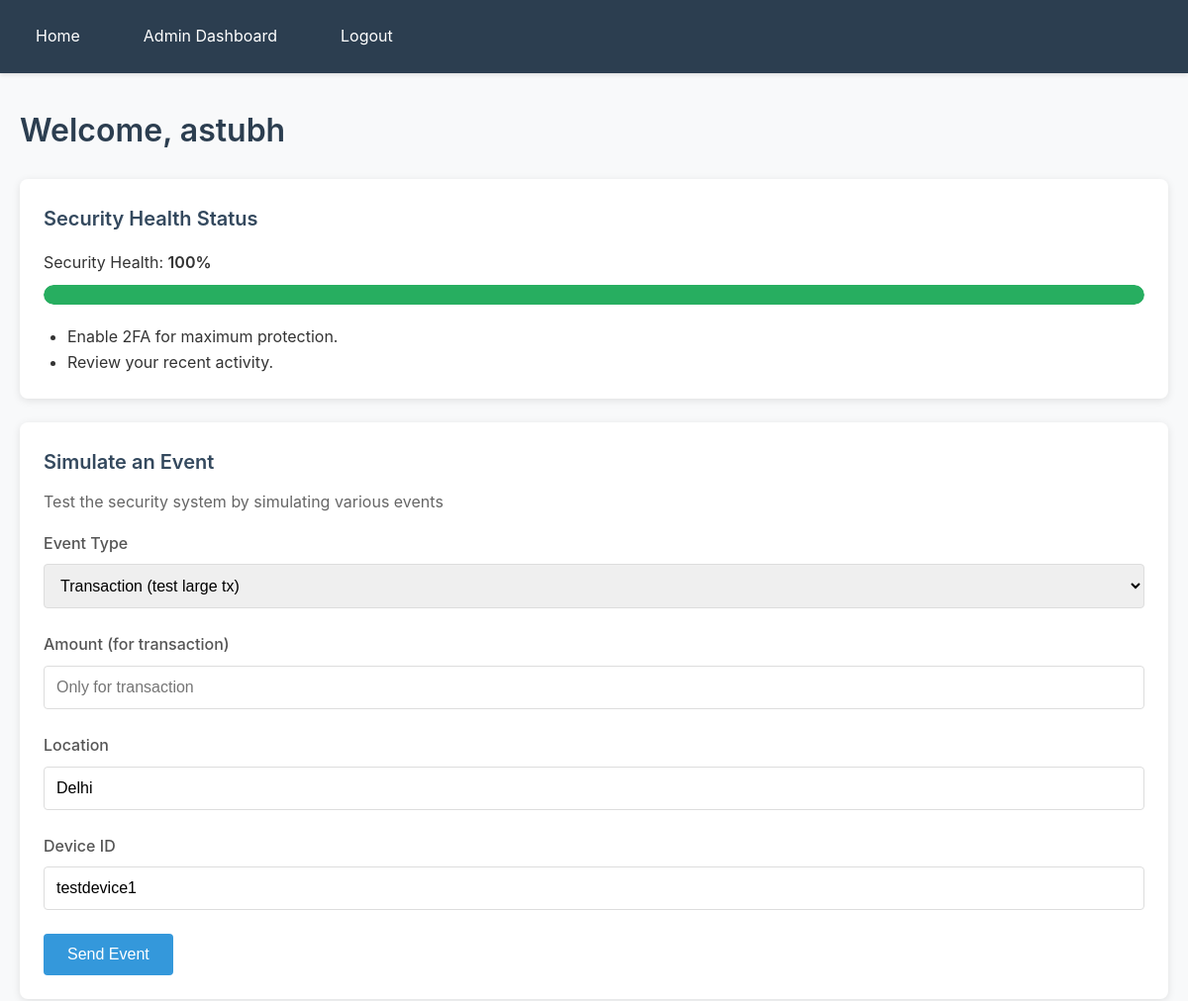
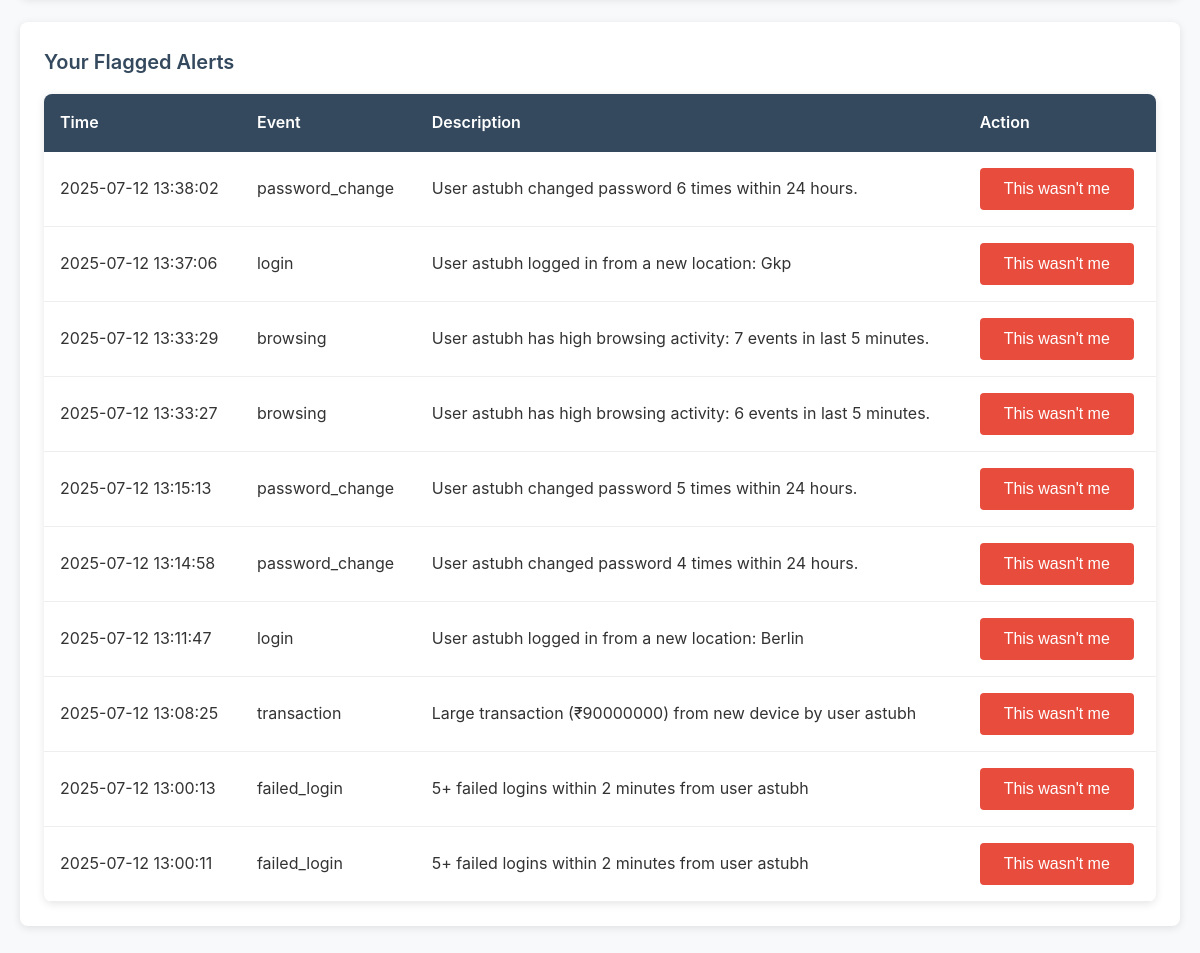
The app's page /member/ (signed in) with its own data (2 pictures, top to bottom).
### core/models.py (models this page shows, shortened)
class Alert(models.Model):
    SEVERITY_LEVELS = [
        ('low', 'Low'),
        ('medium', 'Medium'),
        ('high', 'High'),
    ]
    event = models.ForeignKey(Event, on_delete=models.CASCADE)
    detected_by = models.CharField(max_length=32)
    rule_name = models.CharField(max_length=64, blank=True)
    severity = models.CharField(max_length=16, choices=SEVERITY_LEVELS)
    description = models.TextField()
    created_at = models.DateTimeField(auto_now_add=True)
    resolved = models.BooleanField(default=False)
    action_taken = models.CharField(max_length=128, blank=True)
    user_disputed = models.BooleanField(default=False)

class Event(models.Model):
    EVENT_TYPES = [
        ('login', 'Login'),
        ('logout', 'Logout'),
        ('password_change', 'Password Change'),
        ('transaction', 'Transaction'),
        ('failed_login', 'Failed Login'),
        ('browsing', 'Browsing Activity'),
    ]
    user = models.ForeignKey(User, on_delete=models.CASCADE)
    device = models.ForeignKey(Device, null=True, blank=True, on_delete=models.SET_NULL)
    event_type = models.CharField(max_length=32, choices=EVENT_TYPES)
    timestamp = models.DateTimeField(auto_now_add=True)
    metadata = models.JSONField(default=dict)
    ip_address = models.GenericIPAddressField()
    location = models.CharField(max_length=128, blank=True)

### core/views.py (the view)
# urls.py: path('member/', member_dashboard, name='member-dashboard'),
@login_required
def member_dashboard(request):
    user = request.user
    high_alerts_count = Alert.objects.filter(
        event__user=user,
        severity="high",
        resolved=False
    ).count()
    score = max(0, 100 - high_alerts_count * 5)
    alerts = Alert.objects.filter(event__user=user).order_by('-created_at')[:10]
    trigger_message = request.GET.get("trigger_message", None)
    return render(
        request, "core/member_dashboard.html",
        {"alerts": alerts, "trigger_message": trigger_message, "security_score": score}
    )

### core/templates/core/member_dashboard.html (shortened to what this page needs)
{% extends "core/base.html" %}
{% block content %}
<h1>Welcome, {{ user.username }}</h1>
<div class="card">
    <h3>Security Health Status</h3>
    <div class="progress-container">
        <p style="margin-bottom: 0.5rem;">Security Health: <span class="fw-bold">{{security_score}}%</span></p>
        <progress value="{{security_score}}" max="100"></progress>
    </div>
    <ul style="margin-top: 1rem; margin-left: 1.5rem;">
        <li>Enable 2FA for maximum protection.</li>
        <li>Review your recent activity.</li>
    </ul>
</div>
<div class="card">
    <h3>Simulate an Event</h3>
    <p style="color: #666; margin-bottom: 1rem;">Test the security system by simulating various events</p>
    <form method="post" action="{% url 'trigger-event' %}">
        <div class="form-group">
            <label for="event_type">Event Type</label>
            <select id="event_type" name="event_type">
                <option value="transaction">Transaction (test large tx)</option>
            </select>
        </div>
        <div class="form-group">
            <label for="amount">Amount (for transaction)</label>
            <input type="number" id="amount" name="amount" placeholder="Only for transaction">
        </div>
        <div class="form-group">
            <label for="location">Location</label>
            <input type="text" id="location" name="location" value="Delhi">
        </div>
        <div class="form-group">
            <label for="device_id">Device ID</label>
            <input type="text" id="device_id" name="device_id" value="testdevice1">
        </div>
        <button type="submit">Send Event</button>
    </form>
</div>
<div class="card">
    <h3>Your Flagged Alerts</h3>
    {% if alerts %}
    <div class="table-container">
        <table>
            <thead>
                <tr>
                    <th>Time</th>
                    <th>Event</th>
                    <th>Description</th>
                    <th>Action</th>
                </tr>
            </thead>
            <tbody>
                {% for alert in alerts %}
                <tr>
                    <td>{{ alert.created_at|date:"Y-m-d H:i:s" }}</td>
                    <td>{{ alert.event.event_type }}</td>
                    <td>{{ alert.description }}</td>
                    <td>
                        {% if not alert.user_disputed %}
                            <form method="post" action="{% url 'alert-not-me' alert.id %}" style="display: inline;">
                                <button type="submit" class="danger">This wasn't me</button>
                            </form>
                        {% else %}
                            <span class="text-success">Reported for review</span>
                        {% endif %}
                    </td>
                </tr>
                {% endfor %}
            </tbody>
        </table>
    </div>
    {% else %}
    <p style="color: #666; text-align: center; padding: 2rem;">No alerts at this time.</p>
    {% endif %}
</div>
{% endblock %}

### core/templates/core/base.html (style rules this page uses)
* { margin: 0; padding: 0; box-sizing: border-box; }
body { font-family: -apple-system, BlinkMacSystemFont, 'Segoe UI', Roboto, sans-serif; background-color: #f8f9fa; color: #333; line-height: 1.6; min-height: 100vh; }
h1 { color: #2c3e50; font-size: 2rem; margin-bottom: 1.5rem; font-weight: 600; }
h3 { color: #34495e; font-size: 1.25rem; margin-bottom: 0.75rem; font-weight: 600; }
.form-group { margin-bottom: 1.5rem; }
label { display: block; margin-bottom: 0.5rem; font-weight: 500; color: #555; }
input[type="text"], input[type="password"], input[type="number"], select { width: 100%; padding: 0.75rem; border: 1px solid #ddd; border-radius: 4px; font-size: 1rem; transition: border-color 0.3s; }
button { background-color: #3498db; color: white; padding: 0.75rem 1.5rem; border: none; border-radius: 4px; font-size: 1rem; cursor: pointer; transition: background-color 0.3s; }
button.danger { background-color: #e74c3c; }
.table-container { background: white; border-radius: 8px; box-shadow: 0 2px 8px rgba(0,0,0,0.1); overflow: hidden; margin-top: 1rem; }
table { width: 100%; border-collapse: collapse; }
th { background-color: #34495e; color: white; padding: 1rem; text-align: left; font-weight: 600; }
td { padding: 1rem; border-bottom: 1px solid #eee; }
.card { background: white; padding: 1.5rem; border-radius: 8px; box-shadow: 0 2px 8px rgba(0,0,0,0.1); margin-bottom: 1.5rem; }
.progress-container { margin: 1rem 0; }
progress { width: 100%; height: 20px; border-radius: 10px; overflow: hidden; -webkit-appearance: none; appearance: none; }
.fw-bold { font-weight: 600; }

### records on screen
Alert: created_at "2025-07-12 13:38:02", event.event_type "password_change", description "User astubh changed password 6 times within 24 hours.", user_disputed "This wasn't me"
Alert: created_at "2025-07-12 13:37:06", event.event_type "login", description "User astubh logged in from a new location: Gkp", user_disputed "This wasn't me"
Alert: created_at "2025-07-12 13:33:29", event.event_type "browsing", description "User astubh has high browsing activity: 7 events in last 5 minutes.", user_disputed "This wasn't me"
Alert: created_at "2025-07-12 13:33:27", event.event_type "browsing", description "User astubh has high browsing activity: 6 events in last 5 minutes.", user_disputed "This wasn't me"
Alert: created_at "2025-07-12 13:15:13", event.event_type "password_change", description "User astubh changed password 5 times within 24 hours.", user_disputed "This wasn't me"
Alert: created_at "2025-07-12 13:14:58", event.event_type "password_change", description "User astubh changed password 4 times within 24 hours.", user_disputed "This wasn't me"
Alert: created_at "2025-07-12 13:11:47", event.event_type "login", description "User astubh logged in from a new location: Berlin", user_disputed "This wasn't me"
Alert: created_at "2025-07-12 13:08:25", event.event_type "transaction", description "Large transaction (₹90000000) from new device by user astubh", user_disputed "This wasn't me"
Alert: created_at "2025-07-12 13:00:13", event.event_type "failed_login", description "5+ failed logins within 2 minutes from user astubh", user_disputed "This wasn't me"
Alert: created_at "2025-07-12 13:00:11", event.event_type "failed_login", description "5+ failed logins within 2 minutes from user astubh", user_disputed "This wasn't me"

### other values on screen
{{ user.username }} "astubh"
{{ security_score }} "100"
